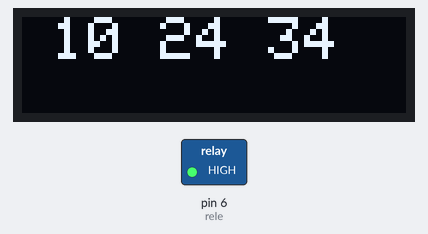
A sketch run on a simulated Arduino Uno, built with avr-gcc and run on an emulated ATmega328P. On the bench: 128×32 one-colour display, switched loads named in the sketch (green lamp = pin HIGH). The display library's start-up logo is not drawn; the local clock reads 2024-03-15 10:24:30 at power-on unless the sketch sets it; what the sketch prints to the serial monitor is not drawn.

Above: at 4.1 s.
At 7.5 s:
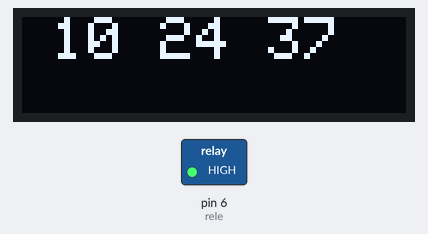
At 12.0 s:
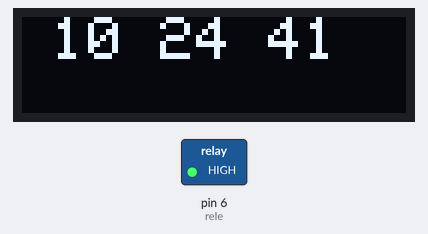
At 21.1 s:
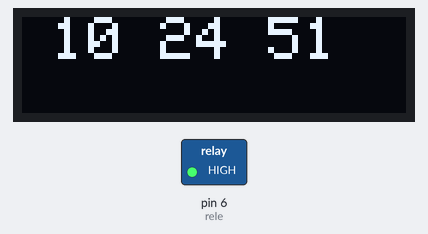
At 29.0 s:
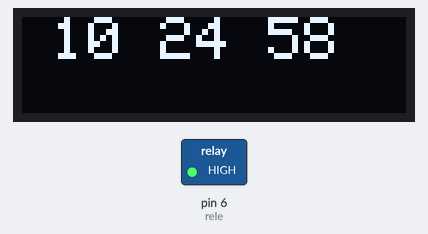
At 38.0 s:
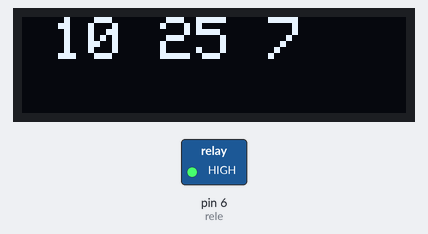

The sketch:

timbre_screen.ino
```cpp
#include <Wire.h>
#include "RTClib.h"
#include <SPI.h>
#include <Adafruit_GFX.h>
#include <Adafruit_SSD1306.h>

#define SCREEN_WIDTH 128 // OLED display width, in pixels
#define SCREEN_HEIGHT 32 // OLED display height, in pixels

RTC_DS1307 rtc;

char daysOfTheWeek[7][12] = {"Sunday", "Monday", "Tuesday", "Wednesday", "Thursday", "Friday", "Saturday"};

int rele = 6;

#define OLED_RESET     4 // Reset pin # (or -1 if sharing Arduino reset pin)
#define SCREEN_ADDRESS 0x3C ///< See datasheet for Address; 0x3D for 128x64, 0x3C for 128x32
Adafruit_SSD1306 display(SCREEN_WIDTH, SCREEN_HEIGHT, &Wire, OLED_RESET);


// Hours de clase tiempo en minutos

String Hours[] = {
  "7:02 am",
  "8:00 am",
  "8:50 am",
  "9:40 am",
  "10:00 am",
  "10:50 am",
  "11:40 am",
  "12:20 pm",
  "1:00 pm",
  "1:50 pm",
  "2:40 pm"
};


void setup(){

  pinMode(rele, OUTPUT);
  digitalWrite(rele, HIGH);
  Serial.begin(9600);

if (! rtc.begin()) {
    Serial.println("Couldn't find RTC");
    Serial.flush();
    while (1) delay(10);
  }

  if (!rtc.isrunning()) {
    Serial.println("RTC is NOT running, let's set the time!");
    // When time needs to be set on a new device, or after a power loss, the
    // following line sets the RTC to the date & time this sketch was compiled
    rtc.adjust(DateTime(F(__DATE__), F(__TIME__)));
    // This line sets the RTC with an explicit date & time, for example to set
    // January 21, 2014 at 3am you would call:
    // rtc.adjust(DateTime(2014, 1, 21, 3, 0, 0));
  }

  if(!display.begin(SSD1306_SWITCHCAPVCC, SCREEN_ADDRESS)) {
    Serial.println(F("SSD1306 allocation failed"));
    for(;;); // Don't proceed, loop forever
  }

  // Show initial display buffer contents on the screen --
  // the library initializes this with an Adafruit splash screen.
  display.display();
  delay(2000); // Pause for 2 seconds

  display.clearDisplay();

  display.display();
  delay(2000);

      // Draw scrolling text


}


void text(String date) {
  display.clearDisplay();

  display.setTextSize(2); // Draw 2X-scale text
  display.setTextColor(SSD1306_WHITE);
  display.setCursor(10, 0);
  display.println(date);
  display.display();      // Show initial text
  delay(100);


  // Scroll in various directions, pausing in-between:


}


void loop() {

  DateTime now = rtc.now();


  int weekDay   = now.day();
  int hourDay   = now.hour();
  int minuteDay = now.minute();
  int secondDay = now.second();

  // Button state on, not weekend, not woking hours
  String timeNowString = ""+ String(hourDay) +""+ String(minuteDay);
  int caseSwitch = timeNowString.toInt();
  Serial.println(caseSwitch);
  text(""+ String(hourDay) +" "+ String(minuteDay)+" " +String(secondDay));

  if( ( weekDay > 0 && weekDay < 6) && (hourDay > 6 && hourDay < 15 )) {

    switch (caseSwitch) {
        case 72:
              ring();
        break;

        case 80:
              ring();
        break;

        case 850:
              ring();
        break;

        case 940:
              ring();
        break;

        case 100:
              ring();
        break;

        case 1050:
              ring();
        break;

        case 1140:
              ring();
        break;

        case 1220:
              ring();
        break;

        case 130:
              ring();
        break;

        case 1350:
              ring();
        break;


        case 1440:
              Serial.println("Bye!!, end the day.");
              ring();
        break;

        default:
            Serial.println("Time between hours doorbell off");
            printTime();
            digitalWrite(rele, HIGH);
        break;
    }


  }
  else {
    Serial.println("In weekend or not working hours and doorbell off");
    digitalWrite(rele, HIGH);
    printTime();
  }


}


void ring() {
 printTime();
 Serial.println("doorbell on");
 digitalWrite(rele, LOW);

 waitRing();

 digitalWrite(rele, HIGH);
 Serial.println("doorbell off");
 waitMinute();
}


void printTime(){

  DateTime now = rtc.now();

  Serial.print(now.year(), DEC);
  Serial.print('/');
  Serial.print(now.month(), DEC);
  Serial.print('/');
  Serial.print(now.day(), DEC);
  Serial.print(" (");
  Serial.print(daysOfTheWeek[now.dayOfTheWeek()]);
  Serial.print(") ");
  Serial.print(now.hour(), DEC);
  Serial.print(':');
  Serial.print(now.minute(), DEC);
  Serial.print(':');
  Serial.print(now.second(), DEC);
  Serial.println();

  delay(1000);
}


void waitMinute() {
   delay(60000);

}


void waitRing() {

  delay(6000);

}
```

Measured:
- what the display in image 0 shows lasts 1.1 s, from 4.1 s to 5.2 s
